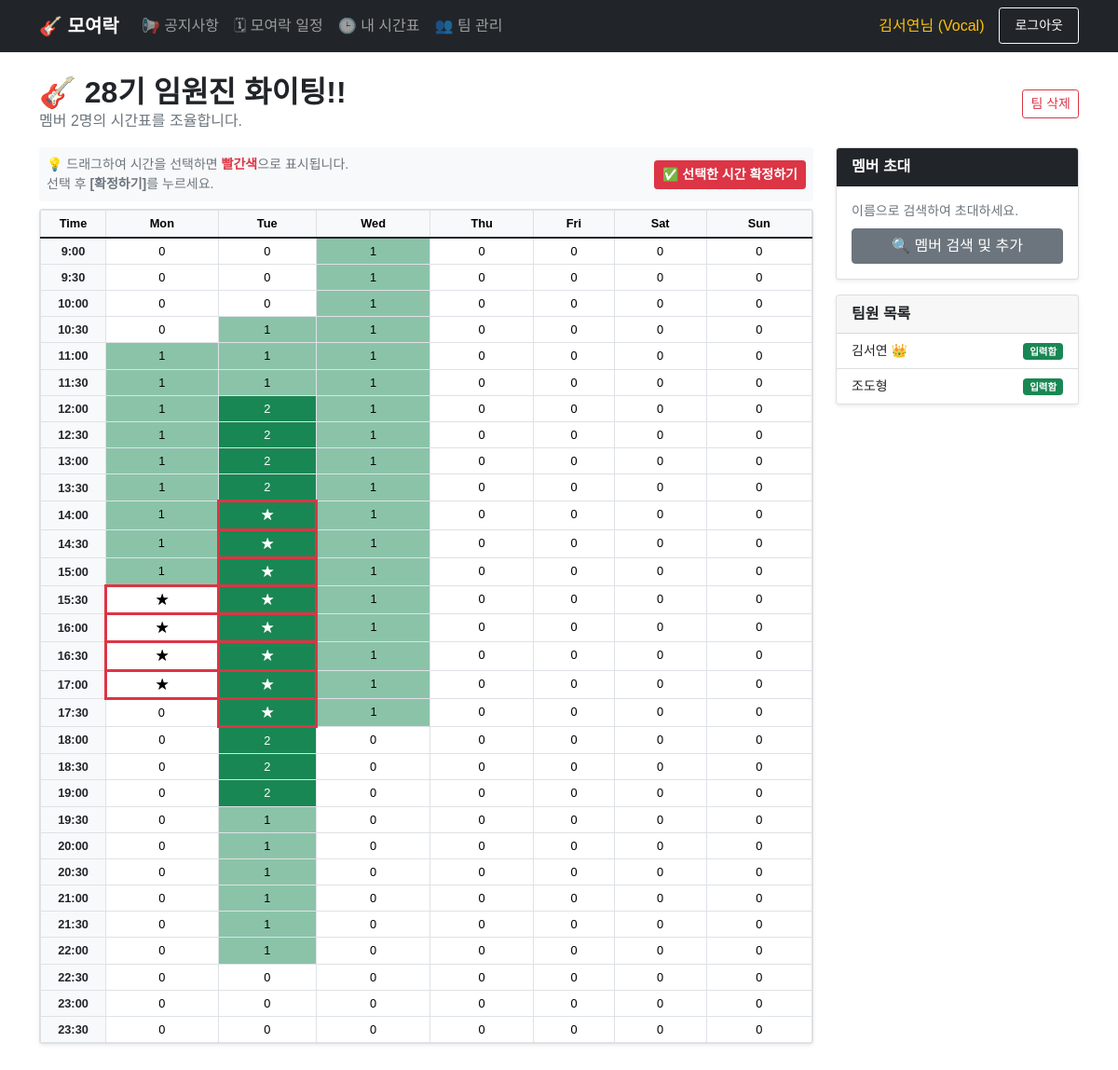
The app's page /team/1 (signed in) with its own data.
### app.py (models this page shows)
class User(UserMixin, db.Model):
    id = db.Column(db.Integer, primary_key=True)
    username = db.Column(db.String(150), unique=True, nullable=False)
    password = db.Column(db.String(150), nullable=False)
    name = db.Column(db.String(100), nullable=False)
    cohort = db.Column(db.Float, nullable=True)
    session = db.Column(db.String(50), nullable=False)
    is_admin = db.Column(db.Boolean, default=False)
    schedule_json = db.Column(db.Text, nullable=True)
    teams = db.relationship('Team', secondary=team_members, backref='members')

class Team(db.Model):
    id = db.Column(db.Integer, primary_key=True)
    name = db.Column(db.String(100), nullable=False)
    leader_id = db.Column(db.Integer, db.ForeignKey('user.id'))
    confirmed_schedules = db.relationship('ConfirmedSchedule', backref='team', cascade="all, delete-orphan")

### app.py (the view, shortened to what this page needs)
@app.route('/team/<int:team_id>', methods=['GET', 'POST'])
@login_required
def team_detail(team_id):
    team = Team.query.get_or_404(team_id)
    days_labels = ['Mon', 'Tue', 'Wed', 'Thu', 'Fri', 'Sat', 'Sun']
    overlap_data = {day: [0]*30 for day in days_labels}
    confirmed_slots = [f"{conf.day_of_week}_{conf.time_index}" for conf in team.confirmed_schedules]
    for member in team.members:
        if not member.schedule_json: continue
        member_schedule = json.loads(member.schedule_json)
        busy_slots = []
        for t in member.teams:
            if t.id == team.id: continue
            for cs in t.confirmed_schedules: busy_slots.append(f"{cs.day_of_week}_{cs.time_index}")
        for day in days_labels:
            if day in member_schedule:
                for i in range(30):
                    slot_key = f"{day}_{i}"
                    if member_schedule[day][i] == 1 and slot_key not in busy_slots: overlap_data[day][i] += 1
    return render_template('team_detail.html', team=team, overlap_data=overlap_data, confirmed_slots=confirmed_slots, total_members=len(team.members))

### app.py (called while the page is built)
@login_manager.user_loader
def load_user(user_id):
    return User.query.get(int(user_id))

### templates/team_detail.html (shortened to what this page needs)
{% extends "base.html" %}
{% block content %}
<div class="d-flex justify-content-between align-items-center mb-3">
    <div>
        <h2 class="fw-bold mb-0">🎸 {{ team.name }}</h2>
        <span class="text-muted">멤버 {{ total_members }}명의 시간표를 조율합니다.</span>
    </div>
    {% if team.leader_id == current_user.id %}
    <form method="POST" onsubmit="return confirm('정말 팀을 삭제하시겠습니까?');">
        <button class="btn btn-outline-danger btn-sm">팀 삭제</button>
    </form>
    {% endif %}
</div>
<div class="row">
    <div class="col-md-9">
        <div class="card mb-2 bg-light border-0">
            <div class="card-body p-2 d-flex justify-content-between align-items-center">
                <span class="small text-muted">
                    💡 드래그하여 시간을 선택하면 <b class="text-danger">빨간색</b>으로 표시됩니다.<br>
                    선택 후 <b>[확정하기]</b>를 누르세요.
                </span>
                <form id="batchConfirmForm" method="POST">
                    <button type="button" class="btn btn-danger btn-sm fw-bold" onclick="submitBatchConfirm()">
                        ✅ 선택한 시간 확정하기
                    </button>
                </form>
            </div>
        </div>
        <div class="card shadow-sm">
            <div class="card-body p-0">
                <div class="table-responsive select-container">
                    <table class="table table-bordered text-center table-sm mb-0 unselectable" id="teamTable" style="font-size: 0.8rem;">
                        <thead class="table-light">
                            <tr>
                                <th style="width: 70px;">Time</th>
                                <th>Mon</th><th>Tue</th><th>Wed</th><th>Thu</th><th>Fri</th><th>Sat</th><th>Sun</th>
                            </tr>
                        </thead>
                        <tbody>
                            {% set days = ['Mon', 'Tue', 'Wed', 'Thu', 'Fri', 'Sat', 'Sun'] %}
                            {% for i in range(30) %}
                            <tr>
                                <td class="bg-light fw-bold align-middle">
                                    {{ 9 + (i // 2) }}:{{ '00' if i % 2 == 0 else '30' }}
                                </td>
                                {% for day in days %}
                                    {% set count = overlap_data[day][i] %}
                                    {% set slot_key = day + '_' + i|string %}
                                    {% set is_confirmed = slot_key in confirmed_slots %}
                                    <td class="time-cell {{ 'confirmed-cell' if is_confirmed else '' }}"
                                        data-slot="{{ slot_key }}"
                                        data-confirmed="{{ 'true' if is_confirmed else 'false' }}"
                                        style="cursor: pointer; background-color: rgba(25, 135, 84, {{ count / total_members if total_members > 0 else 0 }}); color: {{ 'white' if count > total_members/2 else 'black' }};">
                                        {% if is_confirmed %}★{% else %}{{ count }}{% endif %}
                                    </td>
                                {% endfor %}
                            </tr>
                            {% endfor %}
                        </tbody>
                    </table>
                </div>
            </div>
        </div>
    </div>
    <div class="col-md-3">
        <div class="card shadow-sm mb-3">
            <div class="card-header bg-dark text-white fw-bold">멤버 초대</div>
            <div class="card-body">
                <p class="small text-muted mb-2">이름으로 검색하여 초대하세요.</p>
                <button class="btn btn-secondary w-100" data-bs-toggle="modal" data-bs-target="#searchModal">
                    🔍 멤버 검색 및 추가
                </button>
            </div>
        </div>
        <div class="card shadow-sm">
            <div class="card-header fw-bold">팀원 목록</div>
            <ul class="list-group list-group-flush small">
                {% for member in team.members %}
                <li class="list-group-item d-flex justify-content-between align-items-center">
                    <span>
                        {{ member.name }}
                        {% if member.id == team.leader_id %}👑{% endif %}
                    </span>
                    {% if member.schedule_json %}
                        <span class="badge bg-success">입력함</span>
                    {% else %}
                        <span class="badge bg-secondary">미입력</span>
                    {% endif %}
                </li>
                {% endfor %}
            </ul>
        </div>
    </div>
</div>
{% endblock %}

### templates/base.html (shortened to what this page needs)
<!DOCTYPE html>
<html lang="ko">
<head>
    <link href="https://cdn.jsdelivr.net/npm/bootstrap@5.1.3/dist/css/bootstrap.min.css" rel="stylesheet">
    <link rel="stylesheet" href="https://cdn.jsdelivr.net/npm/bootstrap-icons@1.10.5/font/bootstrap-icons.css">
</head>
<body>
    <nav class="navbar navbar-expand-lg navbar-dark bg-dark">
        <div class="container">
            <a class="navbar-brand" href="/">🎸 모여락</a>
            <div class="collapse navbar-collapse" id="navbarNav">
                <ul class="navbar-nav me-auto">
                    <li class="nav-item">
                        <a class="nav-link" href="/notice">📢 공지사항</a>
                    </li>
                    <li class="nav-item">
                        <a class="nav-link" href="/schedule">🗓 모여락 일정</a>
                    </li>
                    <li class="nav-item">
                        <a class="nav-link" href="/myschedule">🕒 내 시간표</a>
                    </li>
                    <li class="nav-item">
                        <a class="nav-link" href="/team">👥 팀 관리</a>
                    </li>
                </ul>
                <ul class="navbar-nav">
                    {% if current_user.is_authenticated %}
                        <li class="nav-item">
                            <span class="nav-link text-warning">
                                {% if current_user.is_admin %}
                                    👑 관리자님
                                {% else %}
                                    {{ current_user.name }}님 ({{ current_user.session }})
                                {% endif %}
                            </span>
                        </li>
                        <li class="nav-item">
                            <a class="nav-link btn btn-outline-light btn-sm px-3 ms-2 text-white" href="/logout">로그아웃</a>
                        </li>
                    {% endif %}
                </ul>
            </div>
        </div>
    </nav>
    <div class="container mt-4 mb-5">
        {% block content %}{% endblock %}
    </div>
</body>
</html>

### templates/base.html (style rules this page uses)
body { font-family: 'Apple SD Gothic Neo', 'Noto Sans KR', sans-serif; }
.navbar-brand { font-weight: 800; }

### templates/team_detail.html (style rules this page uses)
.unselectable { user-select: none; }
.confirmed-cell { border: 3px solid #dc3545 !important; font-weight: bold; }

### records on screen
User: name "김서연", session "Vocal", shows "입력함"
Team: name "28기 임원진 화이팅!!"
User: name "조도형", shows "입력함"

### other values on screen
{{ total_members }} "2"
{{ 9 + (i // 2) }} "9" "9" "10" "10" "11" "11" "12" "12" "13" "13" "14" "14" "15" "15" "16" "16" "17" "17" "18" "18" "19" "19" "20" "20" "21" "21" "22" "22" "23" "23"
{{ '00' if i % 2 == 0 else '30' }} "00" "30" "00" "30" "00" "30" "00" "30" "00" "30" "00" "30" "00" "30" "00" "30" "00" "30" "00" "30" "00" "30" "00" "30" "00" "30" "00" "30" "00" "30"
{{ count }} "0" "0" "1" "0" "0" "0" "0" "0" "0" "1" "0" "0" "0" "0" "0" "0" "1" "0" "0" "0" "0" "0" "1" "1" "0" "0" "0" "0" "1" "1" "1" "0" "0" "0" "0" "1" "1" "1" "0" "0" "0" "0" "1" "2" "1" "0" "0" "0" "0" "1" "2" "1" "0" "0" "0" "0" "1" "2" "1" "0" "0" "0" "0" "1" "2" "1" "0" "0" "0" "0" "1" "1" "0" "0" "0" "0" "1" "1" "0" "0" "0" "0" "1" "1" "0" "0" "0" "0" "1" "0" "0" "0" "0" "1" "0" "0" "0" "0" "1" "0" "0" "0" "0" "1" "0" "0" "0" "0" "0" "1" "0" "0" "0" "0" "0" "2" "0" "0" "0" "0" "0" "0" "2" "0" "0" "0" "0" "0" "0" "2" "0" "0" "0" "0" "0" "0" "1" "0" "0" "0" "0" "0" "0" "1" "0" "0" "0" "0" "0" "0" "1" "0" "0" "0" "0" "0" "0" "1" "0" "0" "0" "0" "0" "0" "1" "0" "0" "0" "0" "0" "0" "1" "0" "0" "0" "0" "0" "0" "0" "0" "0" "0" "0" "0" "0" "0" "0" "0" "0" "0" "0" "0" "0" "0" "0" "0" "0" "0"
